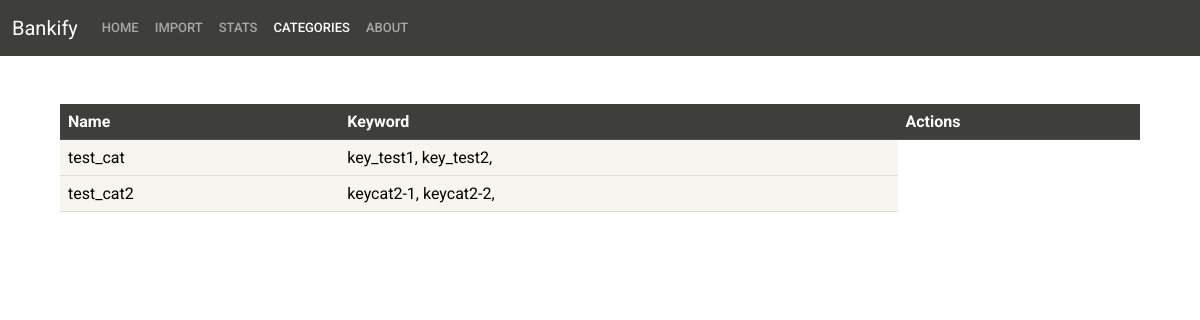
/categories/, run on an earlier commit of the app's database.
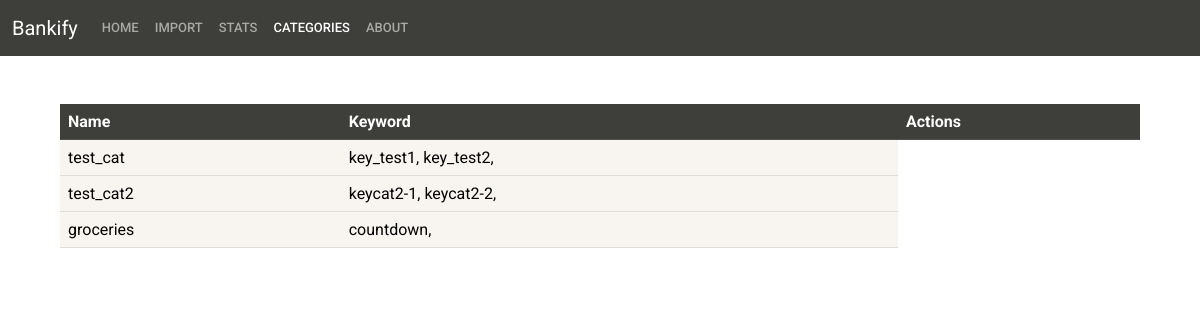
And on a later commit of the database.
### main/models.py (models this page shows, shortened)
class Categories(models.Model):
    name = models.CharField(max_length=50)

class Keywords(models.Model):
    category = models.ForeignKey(Categories, on_delete=models.CASCADE)
    keyword = models.CharField(max_length=100)
    def __str__(self):
        return f'{self.keyword}'

### main/views.py (the view)
# urls.py: path("categories/", views.categories, name="categories"),
def categories(request):
    return render(request, 'main/categories.html', {'categories': Categories.objects.all(), 'keywords': Keywords.objects.all()})

### main/templates/main/categories.html (shortened to what this page needs)
{% extends 'main/base.html' %}
{% block menu_navbar %}
<ul class="navbar-nav me-auto">
    <li class="nav-item">
      <a class="nav-link" href={% url 'index' %}>Home</a>
    </li>
    <li class="nav-item">
      <a class="nav-link" href={% url 'importcsv'%}>Import</a>
    </li>
    <li class="nav-item">
      <a class="nav-link" href={% url 'sorted'%}>Stats</a>
    </li>
    <li class="nav-item">
      <a class="nav-link active" href={%url 'categories'%}>Categories
    </li>
    <li class="nav-item">
      <a class="nav-link" href="#">About</a>
    </li>
</ul>
{%endblock menu_navbar%}
{% block content %}
<div class="container-fluid mt-5 w-auto ms-5 me-5" >
    {% if categories %}
    <table class="table table-hover">
        <thead>
            <tr class="table-dark">
                <th scope="col">Name</th>
                <th scope="col">Keyword</th>
                <th scope="col">Actions</th>
            </tr>
        </thead>
        <tbody>
            {% for category in categories %}
                <tr class="table-light">
                    <td>{{ category.name }}</td>
                    <td>
                        {% for keyword in keywords %}
                            {% if keyword.category == category%}
                                {{keyword}},
                            {% endif %}
                        {% endfor %}
                    </td>
                </tr>
            {% endfor %}
        </tbody>
    </table>
    {% else %}
    <div class="alert alert-dismissible alert-info m-5 w-25">
        <button type="button" class="btn-close" data-bs-dismiss="alert"></button>
        <strong>No records!</strong>
    </div>
    {% endif %}
</div>
{% endblock content %}

What changed in the data, as far as the page shows it:
added Categories: name "groceries"
added Keywords: keyword "countdown", shown under "groceries"
